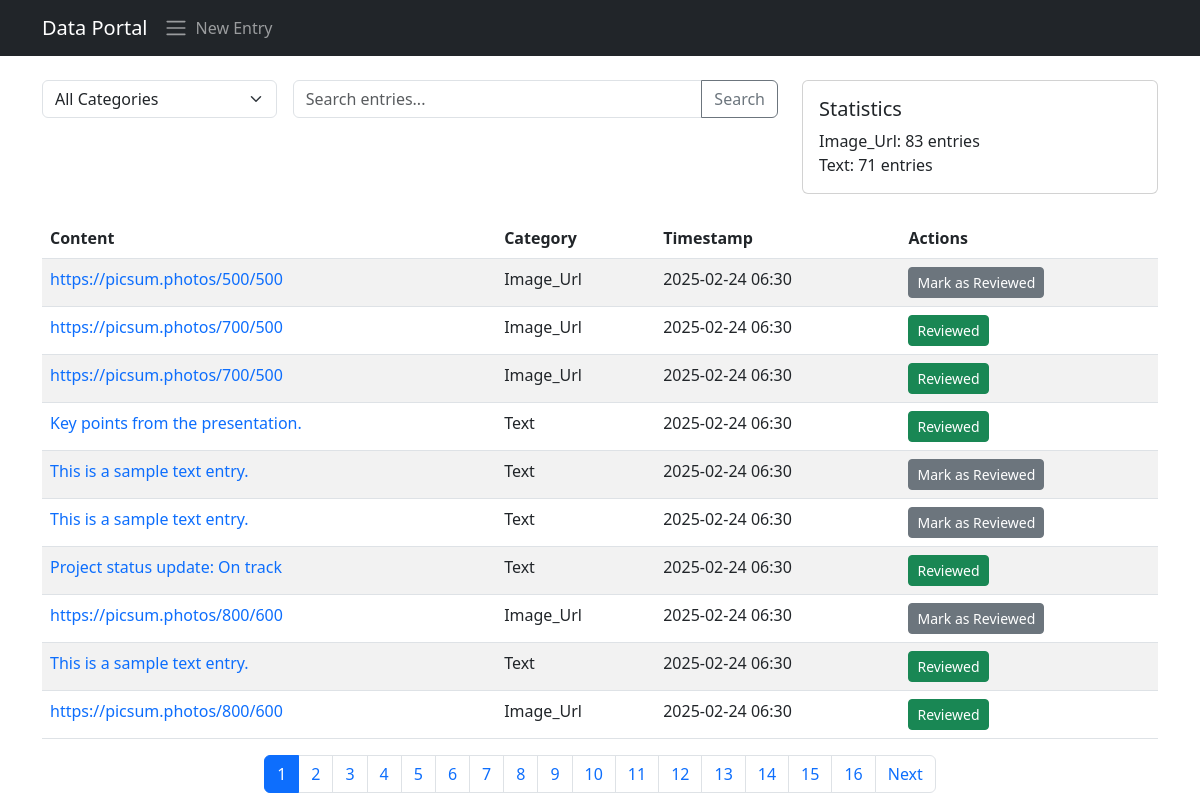
The page / on the database its author committed.
### entries/models.py (models this page shows, shortened)
class DataEntry(models.Model):
    CATEGORY_CHOICES = [
        ('text', 'Text'),
        ('image_url', 'Image URL'),
    ]
    content = models.TextField(help_text='Enter the content or URL')
    category = models.CharField(max_length=20, choices=CATEGORY_CHOICES, default='text')
    is_reviewed = models.BooleanField(default=False)
    timestamp = models.DateTimeField(auto_now_add=True)
    class Meta:
        verbose_name_plural = 'Data Entries'
        ordering = ['-timestamp']

### entries/views.py (the view)
# urls.py: path('', views.entry_list, name='entry_list'),
def entry_list(request):
    category_filter = request.GET.get('category')
    search_query = request.GET.get('search')
    entries = DataEntry.objects.all()
    if category_filter:
        entries = entries.filter(category=category_filter)
    if search_query:
        entries = entries.filter(content__icontains=search_query)
    paginator = Paginator(entries, 10)  # Show 10 entries per page
    page_number = request.GET.get('page')
    page_obj = paginator.get_page(page_number)
    category_stats = DataEntry.objects.values('category').annotate(count=Count('id'))
    context = {
        'page_obj': page_obj,
        'category_stats': category_stats,
        'category_filter': category_filter,
        'search_query': search_query,
    }
    return render(request, 'entries/entry_list.html', context)

### entries/templates/entries/entry_list.html (shortened to what this page needs)
{% extends 'entries/base.html' %}
{% block content %}
<div class="row mb-4">
    <div class="col-md-8">
        <form method="get" class="row g-3">
            <div class="col-md-4">
                <select name="category" class="form-select" onchange="this.form.submit()" title="Filter entries by category" aria-label="Filter entries by category">
                    <option value="">All Categories</option>
                </select>
            </div>
            <div class="col-md-8">
                <div class="input-group">
                    <input type="text" name="search" class="form-control" placeholder="Search entries..." value="{{ search_query|default:'' }}">
                    <button class="btn btn-outline-secondary" type="submit">Search</button>
                </div>
            </div>
        </form>
    </div>
    <div class="col-md-4">
        <div class="card">
            <div class="card-body">
                <h5 class="card-title">Statistics</h5>
                <ul class="list-unstyled mb-0">
                    {% for stat in category_stats %}
                    <li>{{ stat.category|title }}: {{ stat.count }} entries</li>
                    {% endfor %}
                </ul>
            </div>
        </div>
    </div>
</div>
<div class="table-responsive">
    <table class="table table-striped">
        <thead>
            <tr>
                <th>Content</th>
                <th>Category</th>
                <th>Timestamp</th>
                <th>Actions</th>
            </tr>
        </thead>
        <tbody>
            {% for entry in page_obj %}
            <tr>
                <td><a href="{% url 'entry_detail' entry.id %}" class="text-decoration-none">{{ entry.content }}</a></td>
                <td>{{ entry.category|title }}</td>
                <td>{{ entry.timestamp|date:"Y-m-d H:i" }}</td>
                <td>
                    <button class="btn btn-sm btn-{{ entry.is_reviewed|yesno:'success,secondary' }}"
                            hx-post="{% url 'toggle_review' entry.id %}"
                            hx-swap="outerHTML"
                            hx-headers='{"X-CSRFToken": "{{ csrf_token }}"}'>
                        {{ entry.is_reviewed|yesno:'Reviewed,Mark as Reviewed' }}
                    </button>
                </td>
            </tr>
            {% empty %}
            <tr>
                <td colspan="4" class="text-center">No entries found.</td>
            </tr>
            {% endfor %}
        </tbody>
    </table>
</div>
{% if page_obj.paginator.num_pages > 1 %}
<nav aria-label="Page navigation">
    <ul class="pagination justify-content-center">
        {% for num in page_obj.paginator.page_range %}
        <li class="page-item {% if num == page_obj.number %}active{% endif %}">
            <a class="page-link" href="?page={{ num }}{% if category_filter %}&category={{ category_filter }}{% endif %}{% if search_query %}&search={{ search_query }}{% endif %}">{{ num }}</a>
        </li>
        {% endfor %}
        {% if page_obj.has_next %}
        <li class="page-item">
            <a class="page-link" href="?page={{ page_obj.next_page_number }}{% if category_filter %}&category={{ category_filter }}{% endif %}{% if search_query %}&search={{ search_query }}{% endif %}">Next</a>
        </li>
        {% endif %}
    </ul>
</nav>
{% endif %}
{% endblock %}

### entries/templates/entries/base.html (shortened to what this page needs)
<!DOCTYPE html>
<html lang="en">
<head>
    <link href="https://cdn.jsdelivr.net/npm/bootstrap@5.3.0/dist/css/bootstrap.min.css" rel="stylesheet">
</head>
<body>
    <nav class="navbar navbar-expand-lg navbar-dark bg-dark mb-4">
        <div class="container">
            <a class="navbar-brand" href="{% url 'entry_list' %}">Data Portal</a>
                <span class="navbar-toggler-icon"></span>
            <div class="collapse navbar-collapse" id="navbarNav">
                <ul class="navbar-nav">
                    <li class="nav-item">
                        <a class="nav-link" href="{% url 'entry_create' %}">New Entry</a>
                    </li>
                </ul>
            </div>
        </div>
    </nav>
    <div class="container">
        {% block content %}
        {% endblock %}
    </div>
</body>
</html>

### rows shown on the page
DataEntry: content "https://picsum.photos/500/500", category "Image_Url", timestamp "2025-02-24 06:30", is_reviewed "Mark as Reviewed"
DataEntry: content "https://picsum.photos/700/500", category "Image_Url", timestamp "2025-02-24 06:30", is_reviewed "Reviewed"
DataEntry: content "https://picsum.photos/700/500", category "Image_Url", timestamp "2025-02-24 06:30", is_reviewed "Reviewed"
DataEntry: content "Key points from the presentation.", category "Text", timestamp "2025-02-24 06:30", is_reviewed "Reviewed"
DataEntry: content "This is a sample text entry.", category "Text", timestamp "2025-02-24 06:30", is_reviewed "Mark as Reviewed"
DataEntry: content "This is a sample text entry.", category "Text", timestamp "2025-02-24 06:30", is_reviewed "Mark as Reviewed"
DataEntry: content "Project status update: On track", category "Text", timestamp "2025-02-24 06:30", is_reviewed "Reviewed"
DataEntry: content "https://picsum.photos/800/600", category "Image_Url", timestamp "2025-02-24 06:30", is_reviewed "Mark as Reviewed"
DataEntry: content "This is a sample text entry.", category "Text", timestamp "2025-02-24 06:30", is_reviewed "Reviewed"
DataEntry: content "https://picsum.photos/800/600", category "Image_Url", timestamp "2025-02-24 06:30", is_reviewed "Reviewed"

### other values the page prints
{{ stat.category|title }} "Image_Url" "Text"
{{ stat.count }} "83" "71"
{{ num }} "1" "2" "3" "4" "5" "6" "7" "8" "9" "10" "11" "12" "13" "14" "15" "16"
